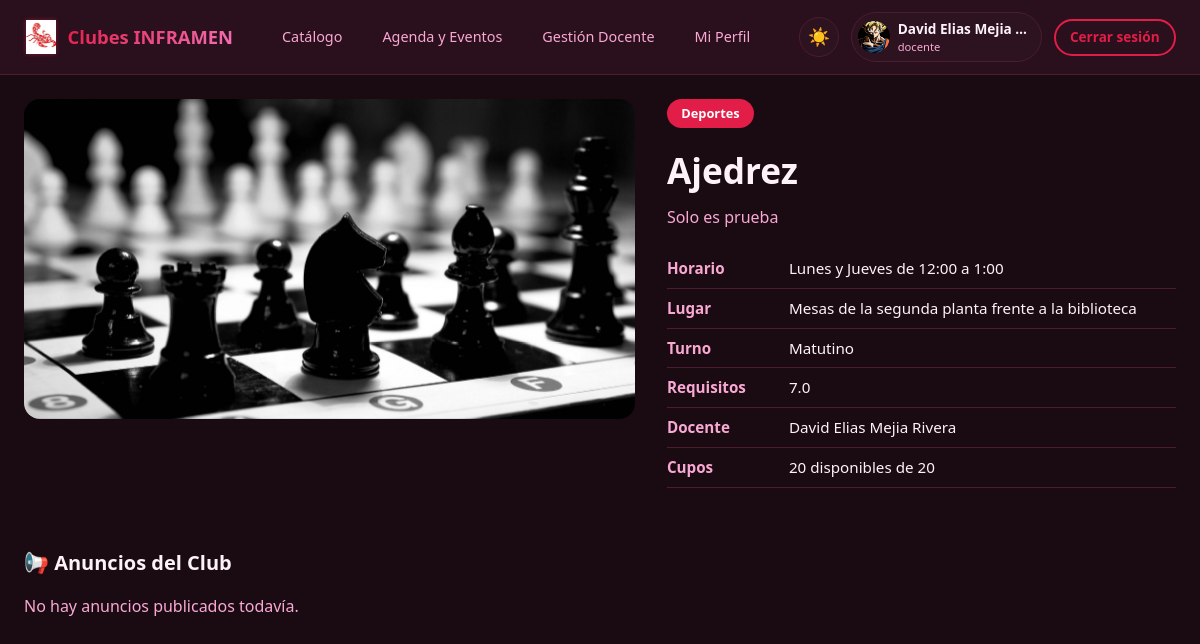
Screenshot of /club/9 (signed in) with the database file from the repository.
### tables this page shows
CREATE TABLE clubes (
            id INTEGER PRIMARY KEY AUTOINCREMENT,
            nombre TEXT NOT NULL UNIQUE,
            categoria TEXT NOT NULL,
            descripcion TEXT,
            horario TEXT,
            lugar TEXT,
            requisitos TEXT,
            capacidad INTEGER DEFAULT 20,
            inscritos INTEGER DEFAULT 0,
            docente_id INTEGER,
            foto TEXT,
            turno TEXT,
            activo INTEGER DEFAULT 1,
            creado TIMESTAMP DEFAULT CURRENT_TIMESTAMP,
            FOREIGN KEY (docente_id) REFERENCES usuarios(id)
        );

CREATE TABLE usuarios (
            id INTEGER PRIMARY KEY AUTOINCREMENT,
            nie TEXT UNIQUE NOT NULL,
            nombre TEXT NOT NULL,
            password_hash TEXT NOT NULL,
            rol TEXT NOT NULL,                -- estudiante | docente
            cargo TEXT,                       -- director, subdirector, coordinador, docente
            seccion TEXT,                     -- 1ero, 2do, 3ero
            bachillerato TEXT,                -- General, Técnico Software, etc.
            edad INTEGER,
            promedio REAL DEFAULT 0.0,
            email TEXT,
            foto TEXT,
            boleta_pdf TEXT,
            creado TIMESTAMP DEFAULT CURRENT_TIMESTAMP
        );

### app.py (the view)
@app.route("/club/<int:club_id>")
@login_required
def club_detalle(club_id):
    conn = get_db()
    club = conn.execute("""
        SELECT c.*, u.nombre AS docente_nombre
        FROM clubes c
        LEFT JOIN usuarios u ON c.docente_id = u.id
        WHERE c.id = ?
    """, (club_id,)).fetchone()
    if not club:
        flash("Club no encontrado.", "error")
        conn.close()
        return redirect(url_for("catalogo"))
    anuncios = conn.execute("""
        SELECT a.*, u.nombre AS autor
        FROM anuncios a
        LEFT JOIN usuarios u ON a.autor_id = u.id
        WHERE a.club_id = ?
        ORDER BY a.fecha DESC LIMIT 8
    """, (club_id,)).fetchall()
    inscrito = None
    if session["rol"] == "estudiante":
        inscrito = conn.execute("""
            SELECT * FROM inscripciones
            WHERE estudiante_id = ? AND club_id = ?
        """, (session["user_id"], club_id)).fetchone()
    conn.close()
    return render_template("club_detalle.html", club=club, anuncios=anuncios, inscrito=inscrito)

### app.py (called while the page is built)
def get_db():
    conn = sqlite3.connect("clubes_inframen.db")
    conn.row_factory = sqlite3.Row
    return conn

def login_required(f):
    @wraps(f)
    def decorated(*args, **kwargs):
        if "user_id" not in session:
            flash("Debes iniciar sesión.", "error")
            return redirect(url_for("login"))
        return f(*args, **kwargs)
    return decorated

### templates/club_detalle.html (shortened to what this page needs)
{% extends "base.html" %}
{% block content %}
<div class="container">
    <div class="club-hero fade-up">
        <div class="club-hero-img">
            {% if club.foto == 'banda.jpg' %}
            <img src="{{ url_for('static', filename='img/banda.jpg') }}" alt="{{ club.nombre }}" class="img-animate">
            {% elif club.foto == 'futsal' %}
            <img src="https://images.unsplash.com/photo-1551958219-acbc608c6377?w=800&h=500&fit=crop" alt="{{ club.nombre }}" class="img-animate">
            {% elif club.foto == 'futbol11' %}
            <img src="https://images.unsplash.com/photo-1431324155629-1a6deb1dec8d?w=800&h=500&fit=crop" alt="{{ club.nombre }}" class="img-animate">
            {% elif club.foto == 'voleibol' %}
            <img src="https://images.unsplash.com/photo-1612872087720-bb876e2e67d1?w=800&h=500&fit=crop" alt="{{ club.nombre }}" class="img-animate">
            {% elif club.foto == 'cachiporras.jpg' or club.foto == 'cachiporras' %}
            <img src="{{ url_for('static', filename='img/cachiporras.jpg') }}" alt="{{ club.nombre }}" class="img-animate">
            {% elif club.foto == 'muralismo' %}
            <img src="https://images.unsplash.com/photo-1460661419201-fd4cecdf8a8b?w=800&h=500&fit=crop" alt="{{ club.nombre }}" class="img-animate">
            {% elif club.foto == 'cruzroja' %}
            <img src="https://images.unsplash.com/photo-1576091160399-112ba8d25d1d?w=800&h=500&fit=crop" alt="{{ club.nombre }}" class="img-animate">
            {% elif club.foto == 'danza' %}
            <img src="https://images.unsplash.com/photo-1508700929628-666bc8bd84ea?w=800&h=500&fit=crop" alt="{{ club.nombre }}" class="img-animate">
            {% elif club.foto %}
            <img src="{{ url_for('uploaded_file', filename=club.foto) }}" alt="{{ club.nombre }}" class="img-animate">
            {% else %}
            <img src="https://images.unsplash.com/photo-1461896836934-ffe607ba6851?w=800&h=500&fit=crop" alt="{{ club.nombre }}" class="img-animate">
            {% endif %}
        </div>
        <div class="club-info">
            <span class="badge-cat">{{ club.categoria }}</span>
            <h1>{{ club.nombre }}</h1>
            <p style="color:var(--text-secondary);margin-bottom:1rem;">{{ club.descripcion }}</p>
            <ul class="info-list">
                <li><strong>Horario</strong> {{ club.horario or 'Por definir' }}</li>
                <li><strong>Lugar</strong> {{ club.lugar or 'Por definir' }}</li>
                <li><strong>Turno</strong> {{ club.turno or '—' }}</li>
                <li><strong>Requisitos</strong> {{ club.requisitos or 'Ninguno especial' }}</li>
                <li><strong>Docente</strong> {{ club.docente_nombre or 'Por asignar' }}</li>
                <li><strong>Cupos</strong> {{ club.capacidad - club.inscritos }} disponibles de {{ club.capacidad }}</li>
            </ul>
        </div>
    </div>
    <h2 class="section-title">📢 Anuncios del Club</h2>
    {% if anuncios %}
        {% for a in anuncios %}
        <div class="anuncio {% if a.urgente %}urgente{% endif %} fade-up">
            <h4>{{ a.titulo }}</h4>
            <div class="meta">
                {{ a.autor or 'Instructor' }} · {{ a.fecha[:16] if a.fecha else '' }}
                {% if a.urgente %} · <span style="color:var(--warning);">URGENTE</span>{% endif %}
            </div>
            <p>{{ a.contenido }}</p>
        </div>
        {% endfor %}
    {% else %}
        <p style="color:var(--text-secondary);">No hay anuncios publicados todavía.</p>
    {% endif %}
</div>
{% endblock %}

### static/css/style.css (style rules this page uses)
:root { --bg-primary: #1a0a12; --bg-secondary: #2a0f1c; --bg-card: #2d1220; --bg-card-hover: #3a1828; --accent: #e11d48; --accent-hover: #f43f5e; --accent-soft: #be123c; --text-primary: #fdf2f8; --text-secondary: #f9a8d4; --text-muted: #9d174d; --border: #4c1d2e; --success: #10b981; --warning: #f59e0b; --danger: #ef4444; --radius: 16px; --radius-sm: 10px; --shadow: 0 10px 40px rgba(0,0,0,0.45); --transition: all 0.3s cubic-bezier(0.4, 0, 0.2, 1); }
* { margin: 0; padding: 0; box-sizing: border-box; }
body { font-family: 'Segoe UI', system-ui, -apple-system, sans-serif; background: var(--bg-primary); color: var(--text-primary); min-height: 100vh; line-height: 1.5; transition: background 0.4s, color 0.4s; }
img { max-width: 100%; display: block; }
.container { max-width: 1400px; margin: 0 auto; padding: 1.5rem; }
.club-hero { display: grid; grid-template-columns: 1.2fr 1fr; gap: 2rem; margin-bottom: 2.5rem; }
.club-hero-img { border-radius: var(--radius); overflow: hidden; height: 320px; }
.club-hero-img img { width: 100%; height: 100%; object-fit: cover; }
.club-info h1 { font-size: 2.2rem; margin-bottom: 0.5rem; }
.club-info .badge-cat { display: inline-block; background: var(--accent); color: white; padding: 0.3rem 0.9rem; border-radius: 999px; font-size: 0.8rem; font-weight: 600; margin-bottom: 1rem; }
.info-list { list-style: none; margin: 1.25rem 0; }
.info-list li { display: flex; gap: 0.75rem; padding: 0.5rem 0; border-bottom: 1px solid var(--border); font-size: 0.95rem; }
.info-list li strong { min-width: 110px; color: var(--text-secondary); }
.section-title { font-size: 1.25rem; font-weight: 700; margin-bottom: 1rem; display: flex; align-items: center; gap: 0.5rem; }
.fade-up { animation: fadeUp 0.5s ease forwards; }
.img-animate { opacity: 0; transform: scale(0.97); animation: imgIn 0.7s ease forwards; }

### rows the page displays
clubes: foto+nombre (picture), categoria "Deportes", nombre "Ajedrez", descripcion "Solo es prueba", horario "Lunes y Jueves de 12:00 a 1:00", lugar "Mesas de la segunda planta frente a la biblioteca", turno "Matutino", requisitos "7.0", club.capacidad-club.inscritos "20", capacidad "20"
usuarios: nombre "David Elias Mejia Rivera"

### other values shown
{{ session.nombre[:18] }} "David Elias Mejia"
{{ session.cargo or 'Docente' }} "docente"
